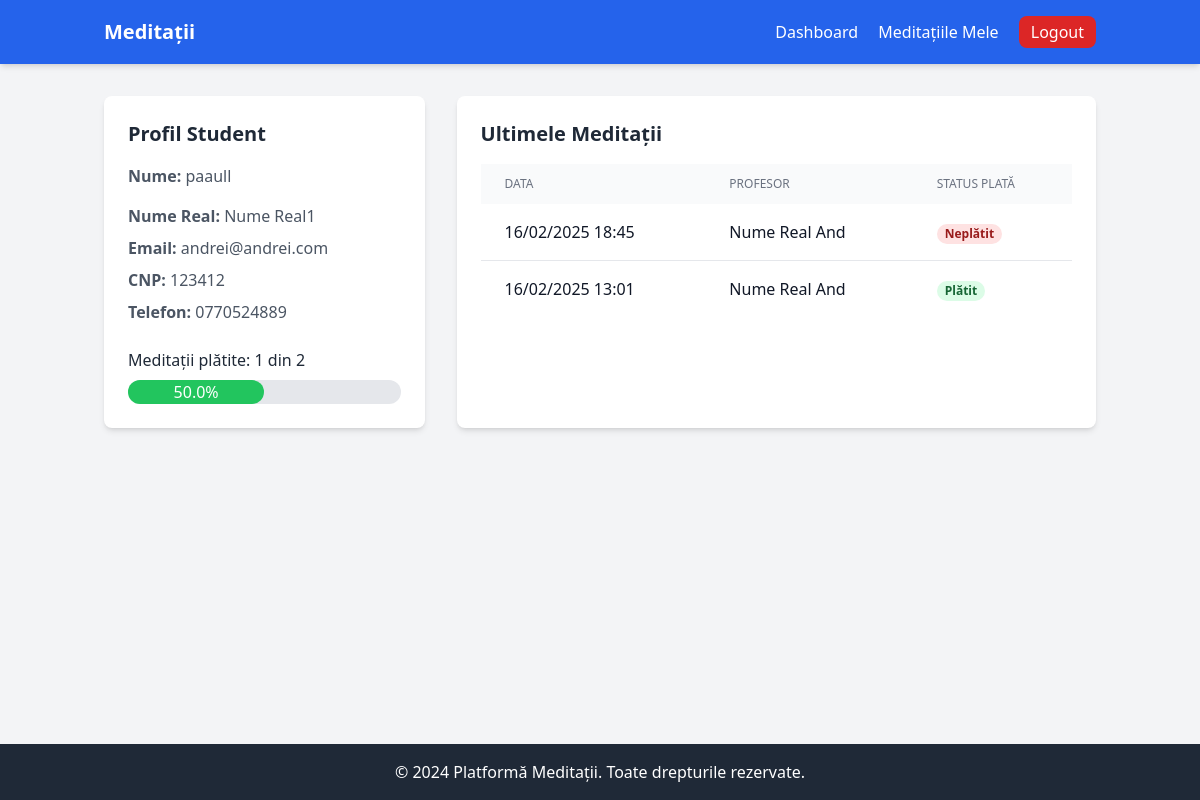
The app's page /meditatii/student/dashboard/ (signed in) with its own data.
### meditatii/models.py (models this page shows, shortened)
class User(AbstractUser):
    USER_TYPE_CHOICES = (
        ('student', 'Student'),
        ('teacher', 'Teacher'),
    )
    nume_real = models.CharField(max_length=20, verbose_name="Nume Real")
    user_type = models.CharField(max_length=10, choices=USER_TYPE_CHOICES)
    cnp_cui = models.CharField(max_length=15, unique=True, verbose_name='CNP/CUI')
    phone_number = models.CharField(max_length=11, unique=True, verbose_name='Numar telefon')
    company_name = models.CharField(max_length=100, null=True, blank=True, verbose_name="Nume Companie")

class Meditation(models.Model):
    PAYMENT_STATUS = (
        ('unpaid', 'Neplătit'),
        ('pending', 'În așteptare'),
        ('paid', 'Plătit'),
    )
    student = models.ForeignKey(User, on_delete=models.CASCADE, related_name='student_meditations',
                                limit_choices_to={'user_type': 'student'})
    teacher = models.ForeignKey(User, on_delete=models.CASCADE, related_name='teacher_meditations',
                                limit_choices_to={'user_type': 'teacher'})
    date = models.DateTimeField(verbose_name="Data meditației")
    payment_amount = models.DecimalField(max_digits=10, decimal_places=2, verbose_name="Sumă de plată")
    payment_status = models.CharField(max_length=10, choices=PAYMENT_STATUS, default='unpaid',
                                      verbose_name="Status plată")
    class Meta:
        verbose_name = "Meditație"
        verbose_name_plural = "Meditații"
        ordering = ['-date']

### meditatii/views.py (the view)
# urls.py: path('student/dashboard/', views.student_dashboard, name='student_dashboard'),
@login_required(login_url='/login')
def student_dashboard(request):
    if request.user.user_type != 'student':
        return redirect('login')
    meditations = Meditation.objects.filter(student=request.user)
    total_meditations = meditations.count()
    if total_meditations > 0:
        paid_meditations = meditations.filter(payment_status='paid').count()
        progress_percentage = (paid_meditations / total_meditations) * 100
    else:
        progress_percentage = 0
    recent_meditations = meditations.order_by('-date')[:5]
    context = {
        'meditations': recent_meditations,
        'progress_percentage': round(progress_percentage, 1),
        'total_meditations': total_meditations,
        'paid_meditations': paid_meditations if total_meditations > 0 else 0,
    }
    return render(request, 'meditatii/student_dashboard.html', context)

### templates/meditatii/student_dashboard.html (shortened to what this page needs)
{% extends 'base.html' %}
{% block content %}
<div class="flex gap-8">
    <aside class="w-1/3 bg-white p-6 rounded-lg shadow-md">
        <h3 class="text-xl font-bold text-gray-800">Profil Student</h3>
        <p class="mt-4 text-gray-600"><strong>Nume:</strong> {{ user.username }}</p>
        <p class="mt-4 text-gray-600"><strong>Nume Real:</strong> {{ user.nume_real }}</p>
        <p class="mt-2 text-gray-600"><strong>Email:</strong> {{ user.email }}</p>
        <p class="mt-2 text-gray-600"><strong>CNP:</strong> {{ user.cnp_cui }}</p>
        <p class="mt-2 text-gray-600"><strong>Telefon:</strong> {{ user.phone_number }}</p>
        <div class="mt-6">
            <div class="mt-2 text-m text-gray-800">
                <p>Meditații plătite: {{ paid_meditations }} din {{ total_meditations }}</p>
            </div>
            <div class="w-full bg-gray-200 rounded-full h-6 mt-2">
                <div class="bg-green-500 h-6 rounded-full text-center text-white" style="width: {{ progress_percentage }}%">{{ progress_percentage }}%</div>
            </div>
        </div>
    </aside>
    <section class="w-2/3 bg-white p-6 rounded-lg shadow-md">
        <h3 class="text-xl font-bold text-gray-800 mb-4">Ultimele Meditații</h3>
        <div class="overflow-x-auto">
            <table class="min-w-full">
                <thead class="bg-gray-50">
                    <tr>
                        <th class="px-6 py-3 text-left text-xs font-medium text-gray-500 uppercase">Data</th>
                        <th class="px-6 py-3 text-left text-xs font-medium text-gray-500 uppercase">Profesor</th>
                        <th class="px-6 py-3 text-left text-xs font-medium text-gray-500 uppercase">Status Plată</th>
                    </tr>
                </thead>
                <tbody class="bg-white divide-y divide-gray-200">
                    {% for meditation in meditations %}
                    <tr>
                        <td class="px-6 py-4 whitespace-nowrap">{{ meditation.date|date:"d/m/Y H:i" }}</td>
                        <td class="px-6 py-4">{{ meditation.teacher.nume_real }}</td>
                        <td class="px-6 py-4">
                            {% if meditation.payment_status == 'unpaid' %}
                                <span class="px-2 inline-flex text-xs leading-5 font-semibold rounded-full bg-red-100 text-red-800">Neplătit</span>
                            {% elif meditation.payment_status == 'pending' %}
                                <span class="px-2 inline-flex text-xs leading-5 font-semibold rounded-full bg-yellow-100 text-yellow-800">În așteptare</span>
                            {% else %}
                                <span class="px-2 inline-flex text-xs leading-5 font-semibold rounded-full bg-green-100 text-green-800">Plătit</span>
                            {% endif %}
                        </td>
                    </tr>
                    {% endfor %}
                </tbody>
            </table>
        </div>
    </section>
</div>
{% endblock %}

### templates/base.html (shortened to what this page needs)
<!DOCTYPE html>
<html lang="ro" class="h-full">
<head>
    <script src="https://cdn.tailwindcss.com"></script>
</head>
<body class="bg-gray-100 text-gray-900 min-h-full flex flex-col">
    <header class="bg-blue-600 text-white py-4 shadow-md">
        <div class="container mx-auto flex justify-between items-center px-4">
            <a href="{% url 'home' %}" class="text-xl font-bold">Meditații</a>
            <nav class="space-x-4">
                {% if user.is_authenticated %}
                    {% if user.user_type == 'teacher' %}
                        <a href="{% url 'teacher_dashboard'%}" class="hover:text-gray-200">Dashboard</a>
                    {% else %}
                        <a href="{% url 'student_dashboard'%}" class="hover:text-gray-200">Dashboard</a>
                    {% endif %}
                    <a href="{% url 'meditation_list' %}" class="hover:text-gray-200">Meditațiile Mele</a>
                    <form method="post" action="{% url 'logout' %}" class="inline">
                        <button type="submit" class="bg-red-600 text-white py-1 px-3 rounded-lg hover:bg-red-700">Logout</button>
                    </form>
                {% else %}
                    <a href="{% url 'login' %}" class="hover:text-gray-200">Login</a>
                {% endif %}
            </nav>
        </div>
    </header>
    <main class="container mx-auto py-8 px-4 flex-grow">
        {% block content %}{% endblock %}
    </main>
    <footer class="bg-gray-800 text-white py-4 mt-auto">
        <div class="container mx-auto text-center">
            <p>&copy; 2024 Platformă Meditații. Toate drepturile rezervate.</p>
        </div>
    </footer>
</body>
</html>

### records on screen
User: username "paaull", nume_real "Nume Real1", email "andrei@andrei.com", cnp_cui "123412", phone_number "0770524889"
Meditation: date "16/02/2025 18:45", teacher.nume_real "Nume Real And", payment_status "Neplătit"
Meditation: date "16/02/2025 13:01", teacher.nume_real "Nume Real And", payment_status "Plătit"

### other values on screen
{{ paid_meditations }} "1"
{{ total_meditations }} "2"
{{ progress_percentage }} "50.0"
